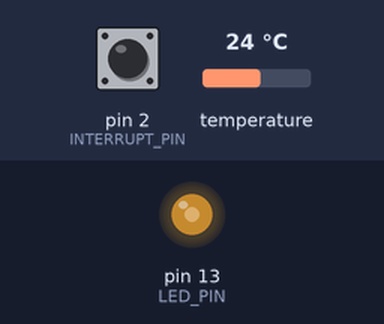
A sketch run on a simulated Arduino Leonardo, built with avr-gcc and run on an emulated ATmega32U4. Parts: output pins drawn as LEDs (lit = HIGH). The test bench sets the inputs (shaded band); at power-on: pin 2 (INTERRUPT_PIN) LOW, temperature 24 °C. The sensor or clock chip raises its interrupt line as the real part does; what the sketch prints to the serial monitor is not drawn.

Above: at 1.7 s.
1.8 s: pin 2 (INTERRUPT_PIN) pulled HIGH for 0.15 s
At 3.2 s:
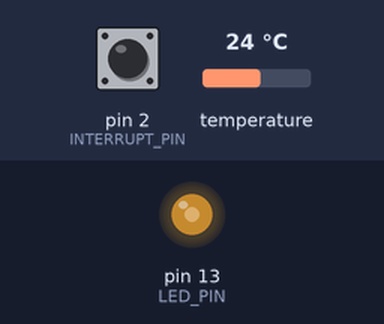
4.9 s: pin 2 (INTERRUPT_PIN) pulled HIGH for 1 s
At 6.0 s:
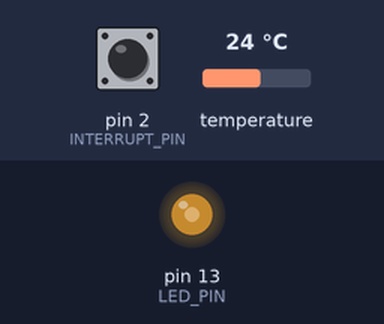
Timing chart, 0 to 7.9 s (numbered marks = the images above; inputs shaded):
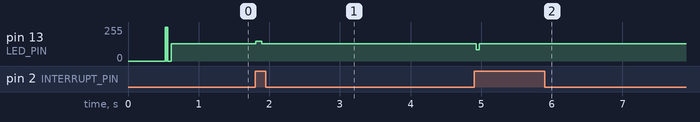

The sketch:

MPU6050.ino
```cpp
// I2C device class (I2Cdev) demonstration Arduino sketch for MPU6050 class using DMP (MotionApps v2.0)
// 6/21/2012 by Jeff Rowberg <jeff@rowberg.net>
// Updates should (hopefully) always be available at https://github.com/jrowberg/i2cdevlib
//
// Changelog:
//      2013-05-08 - added seamless Fastwire support
//                 - added note about gyro calibration
//      2012-06-21 - added note about Arduino 1.0.1 + Leonardo compatibility error
//      2012-06-20 - improved FIFO overflow handling and simplified read process
//      2012-06-19 - completely rearranged DMP initialization code and simplification
//      2012-06-13 - pull gyro and accel data from FIFO packet instead of reading directly
//      2012-06-09 - fix broken FIFO read sequence and change interrupt detection to RISING
//      2012-06-05 - add gravity-compensated initial reference frame acceleration output
//                 - add 3D math helper file to DMP6 example sketch
//                 - add Euler output and Yaw/Pitch/Roll output formats
//      2012-06-04 - remove accel offset clearing for better results (thanks Sungon Lee)
//      2012-06-01 - fixed gyro sensitivity to be 2000 deg/sec instead of 250
//      2012-05-30 - basic DMP initialization working

/* ============================================
I2Cdev device library code is placed under the MIT license
Copyright (c) 2012 Jeff Rowberg

Permission is hereby granted, free of charge, to any person obtaining a copy
of this software and associated documentation files (the "Software"), to deal
in the Software without restriction, including without limitation the rights
to use, copy, modify, merge, publish, distribute, sublicense, and/or sell
copies of the Software, and to permit persons to whom the Software is
furnished to do so, subject to the following conditions:

The above copyright notice and this permission notice shall be included in
all copies or substantial portions of the Software.

THE SOFTWARE IS PROVIDED "AS IS", WITHOUT WARRANTY OF ANY KIND, EXPRESS OR
IMPLIED, INCLUDING BUT NOT LIMITED TO THE WARRANTIES OF MERCHANTABILITY,
FITNESS FOR A PARTICULAR PURPOSE AND NONINFRINGEMENT. IN NO EVENT SHALL THE
AUTHORS OR COPYRIGHT HOLDERS BE LIABLE FOR ANY CLAIM, DAMAGES OR OTHER
LIABILITY, WHETHER IN AN ACTION OF CONTRACT, TORT OR OTHERWISE, ARISING FROM,
OUT OF OR IN CONNECTION WITH THE SOFTWARE OR THE USE OR OTHER DEALINGS IN
THE SOFTWARE.
===============================================
*/

// I2Cdev and MPU6050 must be installed as libraries, or else the .cpp/.h files
// for both classes must be in the include path of your project
#include "I2Cdev.h"

#include "MPU6050_6Axis_MotionApps20.h"
//#include "MPU6050.h" // not necessary if using MotionApps include file

// Arduino Wire library is required if I2Cdev I2CDEV_ARDUINO_WIRE implementation
// is used in I2Cdev.h
#if I2CDEV_IMPLEMENTATION == I2CDEV_ARDUINO_WIRE
    #include "Wire.h"
#endif

// class default I2C address is 0x68
// specific I2C addresses may be passed as a parameter here
// AD0 low = 0x68 (default for SparkFun breakout and InvenSense evaluation board)
// AD0 high = 0x69
MPU6050 mpu;
//MPU6050 mpu(0x69); // <-- use for AD0 high

/* =========================================================================
   NOTE: In addition to connection 3.3v, GND, SDA, and SCL, this sketch
   depends on the MPU-6050's INT pin being connected to the Arduino's
   external interrupt #0 pin. On the Arduino Uno and Mega 2560, this is
   digital I/O pin 2.
 * ========================================================================= */

/* =========================================================================
   NOTE: Arduino v1.0.1 with the Leonardo board generates a compile error
   when using Serial.write(buf, len). The Teapot output uses this method.
   The solution requires a modification to the Arduino USBAPI.h file, which
   is fortunately simple, but annoying. This will be fixed in the next IDE
   release. For more info, see these links:

   http://arduino.cc/forum/index.php/topic,109987.0.html
   http://code.google.com/p/arduino/issues/detail?id=958
 * ========================================================================= */


#define INTERRUPT_PIN 2  // use pin 2 on Arduino Uno & most boards
#define LED_PIN 13 // (Arduino is 13, Teensy is 11, Teensy++ is 6)
bool blinkState = false;

// MPU control/status vars
bool dmpReady = false;  // set true if DMP init was successful
uint8_t mpuIntStatus;   // holds actual interrupt status byte from MPU
uint8_t devStatus;      // return status after each device operation (0 = success, !0 = error)
uint16_t packetSize;    // expected DMP packet size (default is 42 bytes)
uint16_t fifoCount;     // count of all bytes currently in FIFO
uint8_t fifoBuffer[64]; // FIFO storage buffer

// orientation/motion vars
Quaternion q;           // [w, x, y, z]         quaternion container
VectorInt16 aa;         // [x, y, z]            accel sensor measurements
VectorInt16 aaReal;     // [x, y, z]            gravity-free accel sensor measurements
VectorInt16 aaWorld;    // [x, y, z]            world-frame accel sensor measurements
VectorFloat gravity;    // [x, y, z]            gravity vector
float euler[3];         // [psi, theta, phi]    Euler angle container
float ypr[3];           // [yaw, pitch, roll]   yaw/pitch/roll container and gravity vector

// packet structure for InvenSense teapot demo
uint8_t teapotPacket[28] = { '$', 0x03, 0,0, 0,0, 0,0, 0,0, 0,0, 0,0, 0,0, 0,0, 0,0, 0,0, 0,0, 0x00, 0x00, '\r', '\n' };


// ================================================================
// ===               INTERRUPT DETECTION ROUTINE                ===
// ================================================================

volatile bool mpuInterrupt = false;     // indicates whether MPU interrupt pin has gone high
void dmpDataReady() {
    mpuInterrupt = true;
}


// ================================================================
// ===                      INITIAL SETUP                       ===
// ================================================================

void setup() {
    // join I2C bus (I2Cdev library doesn't do this automatically)
    #if I2CDEV_IMPLEMENTATION == I2CDEV_ARDUINO_WIRE
        Wire.begin();
        Wire.setClock(400000); // 400kHz I2C clock. Comment this line if having compilation difficulties
    #elif I2CDEV_IMPLEMENTATION == I2CDEV_BUILTIN_FASTWIRE
        Fastwire::setup(400, true);
    #endif

    // initialize serial communication
    // (115200 chosen because it is required for Teapot Demo output, but it's
    // really up to you depending on your project)
    Serial.begin(115200);
    while (!Serial); // wait for Leonardo enumeration, others continue immediately

    // NOTE: 8MHz or slower host processors, like the Teensy @ 3.3v or Ardunio
    // Pro Mini running at 3.3v, cannot handle this baud rate reliably due to
    // the baud timing being too misaligned with processor ticks. You must use
    // 38400 or slower in these cases, or use some kind of external separate
    // crystal solution for the UART timer.

    // initialize device
    Serial.println(F("Initializing I2C devices..."));
    mpu.initialize();
    pinMode(INTERRUPT_PIN, INPUT);

    // verify connection
    Serial.println(F("Testing device connections..."));
    Serial.println(mpu.testConnection() ? F("MPU6050 connection successful") : F("MPU6050 connection failed"));

    // load and configure the DMP
    Serial.println(F("Initializing DMP..."));
    devStatus = mpu.dmpInitialize();

    // supply your own gyro offsets here, scaled for min sensitivity
    mpu.setXAccelOffset(-134);
    mpu.setYAccelOffset(266);
    mpu.setZAccelOffset(-4027);
    mpu.setXGyroOffset(-63);
    mpu.setYGyroOffset(13);
    mpu.setZGyroOffset(108);

    // make sure it worked (returns 0 if so)
    if (devStatus == 0) {
        // turn on the DMP, now that it's ready
        Serial.println(F("Enabling DMP..."));
        mpu.setDMPEnabled(true);

        // enable Arduino interrupt detection
        Serial.println(F("Enabling interrupt detection (Arduino external interrupt 0)..."));
        attachInterrupt(digitalPinToInterrupt(INTERRUPT_PIN), dmpDataReady, RISING);
        mpuIntStatus = mpu.getIntStatus();

        // set our DMP Ready flag so the main loop() function knows it's okay to use it
        Serial.println(F("DMP ready! Waiting for first interrupt..."));
        dmpReady = true;

        // get expected DMP packet size for later comparison
        packetSize = mpu.dmpGetFIFOPacketSize();
    } else {
        // ERROR!
        // 1 = initial memory load failed
        // 2 = DMP configuration updates failed
        // (if it's going to break, usually the code will be 1)
        Serial.print(F("DMP Initialization failed (code "));
        Serial.print(devStatus);
        Serial.println(F(")"));
    }

    // configure LED for output
    pinMode(LED_PIN, OUTPUT);
}


// ================================================================
// ===                    MAIN PROGRAM LOOP                     ===
// ================================================================

void loop() {
    // if programming failed, don't try to do anything
    if (!dmpReady) return;

    // wait for MPU interrupt or extra packet(s) available
    while (!mpuInterrupt && fifoCount < packetSize) {
        // other program behavior stuff here
        // .
        // .
        // .
        // if you are really paranoid you can frequently test in between other
        // stuff to see if mpuInterrupt is true, and if so, "break;" from the
        // while() loop to immediately process the MPU data
        // .
        // .
        // .
    }

    // reset interrupt flag and get INT_STATUS byte
    mpuInterrupt = false;
    mpuIntStatus = mpu.getIntStatus();

    // get current FIFO count
    fifoCount = mpu.getFIFOCount();

    // check for overflow (this should never happen unless our code is too inefficient)
    if ((mpuIntStatus & 0x10) || fifoCount == 1024) {
        // reset so we can continue cleanly
        mpu.resetFIFO();
        Serial.println(F("FIFO overflow!"));

    // otherwise, check for DMP data ready interrupt (this should happen frequently)
    } else if (mpuIntStatus & 0x02) {
        // wait for correct available data length, should be a VERY short wait
        while (fifoCount < packetSize) fifoCount = mpu.getFIFOCount();

        // read a packet from FIFO
        mpu.getFIFOBytes(fifoBuffer, packetSize);

        // track FIFO count here in case there is > 1 packet available
        // (this lets us immediately read more without waiting for an interrupt)
        fifoCount -= packetSize;

        // display quaternion values in InvenSense Teapot demo format:
        teapotPacket[2] = fifoBuffer[0];
        teapotPacket[3] = fifoBuffer[1];
        teapotPacket[4] = fifoBuffer[4];
        teapotPacket[5] = fifoBuffer[5];
        teapotPacket[6] = fifoBuffer[8];
        teapotPacket[7] = fifoBuffer[9];
        teapotPacket[8] = fifoBuffer[12];
        teapotPacket[9] = fifoBuffer[13];
        // gyro values
        teapotPacket[10] = fifoBuffer[16];
        teapotPacket[11] = fifoBuffer[17];
        teapotPacket[12] = fifoBuffer[20];
        teapotPacket[13] = fifoBuffer[21];
        teapotPacket[14] = fifoBuffer[24];
        teapotPacket[15] = fifoBuffer[25];
        // accelerometer values
        teapotPacket[16] = fifoBuffer[28];
        teapotPacket[17] = fifoBuffer[29];
        teapotPacket[18] = fifoBuffer[32];
        teapotPacket[19] = fifoBuffer[33];
        teapotPacket[20] = fifoBuffer[36];
        teapotPacket[21] = fifoBuffer[37];
        //temperature
        int16_t temperature = mpu.getTemperature();
        teapotPacket[22] = temperature >> 8;
        teapotPacket[23] = temperature & 0xFF;
        Serial.write(teapotPacket, 28);
        teapotPacket[25]++; // packetCount, loops at 0xFF on purpose

        // blink LED to indicate activity
        blinkState = !blinkState;
        digitalWrite(LED_PIN, blinkState);
    }
}
```

Measured:
- after the input at 1.8 s, pin 13 (LED_PIN): 128/255 → 150/255 at once, → 128/255 0.08 s later
- after the input at 4.9 s, pin 13 (LED_PIN): 128/255 → 86/255 at once, → 128/255 0.04 s later
